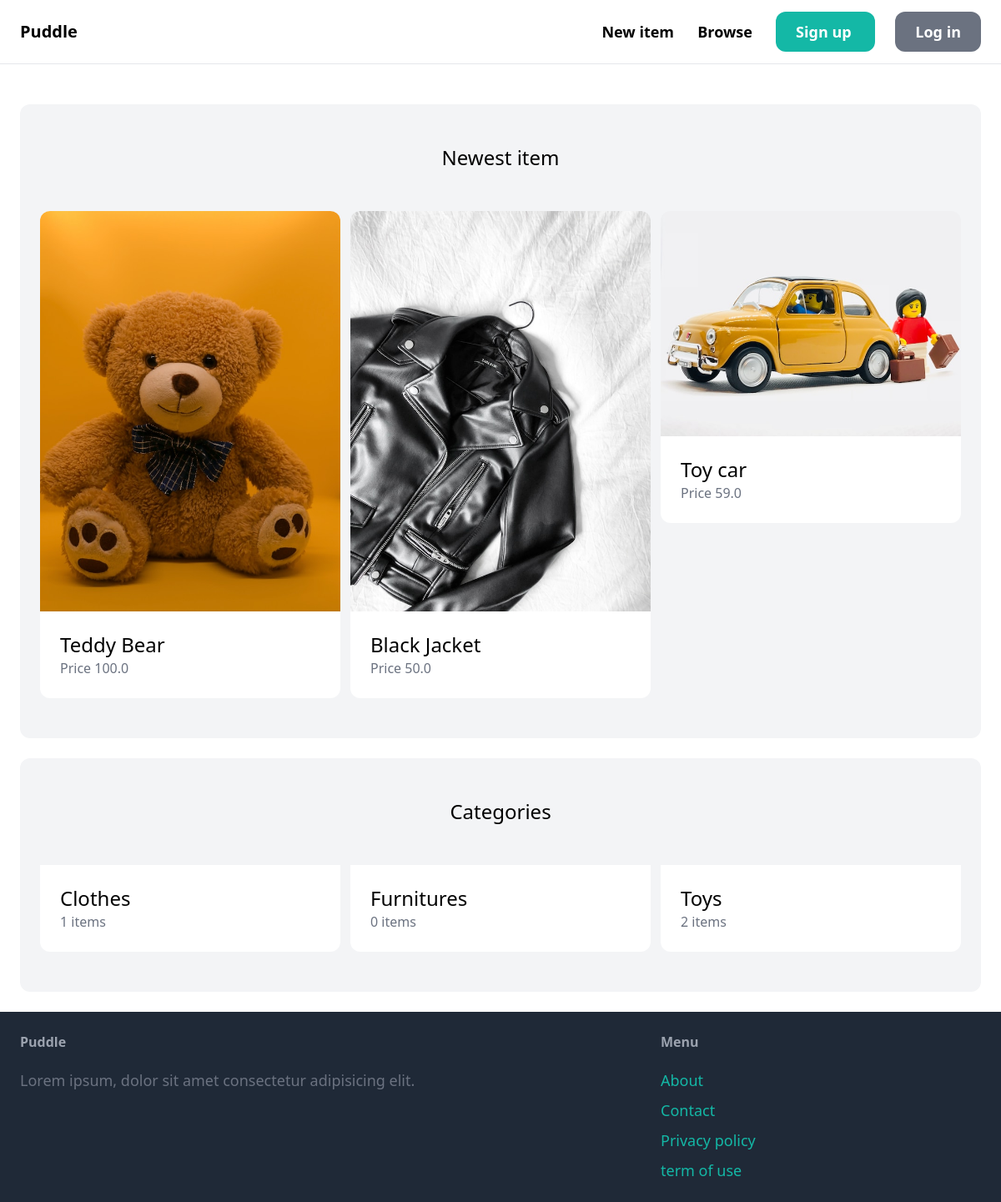
The page / on the database its author committed.
### item/models.py (models this page shows, shortened)
class Item(models.Model):
    category = models.ForeignKey(Category, related_name='items', on_delete=models.CASCADE)
    name = models.CharField(max_length=255)
    description = models.TextField(blank=True, null=True)
    price = models.FloatField()
    image = models.ImageField(upload_to='item_images', blank=True, null=True)
    is_sold = models.BooleanField(default=False)
    created_by = models.ForeignKey(User, related_name='items', on_delete=models.CASCADE)
    created_at = models.DateTimeField(auto_now_add=True)

class Category(models.Model):
    name = models.CharField(max_length=255)
    class Meta:
        ordering = ('name', )
        verbose_name_plural = 'Categories'

### core/views.py (the view)
# urls.py: path('', views.index, name='index'),
def index(request):
    items = Item.objects.filter(is_sold=False)[0:6]
    categories = Category.objects.all()
    return render(request, 'core/index.html', {
        'categories' : categories,
        'items' : items,
    })

### core/templates/core/index.html (shortened to what this page needs)
{% extends 'core/base.html'%}
{% block content %}
  <div class="mt-6 px-6 py-12 bg-gray-100 rounded-xl">
    <h2 class="mb-12 text-2xl text-center">Newest item</h2>
    <div class="grid grid-cols-3 gap-3">
      {% for item in items %}
        <div>
          <a href="{% url 'item:detail' item.id %}">
            <div>
              <img src="{{item.image.url}}" class="rounded-t-xl">
            </div>
            <div class="p-6 bg-white rounded-b-xl">
              <h2 class="text-2xl">{{item.name}}</h2>
              <p class="text-gray-500">Price {{item.price}}</p>
            </div>
          </a>
        </div>
      {% endfor %}
    </div>
  </div>
  <div class="mt-6 px-6 py-12 bg-gray-100 rounded-xl">
    <h2 class="mb-12 text-2xl text-center">Categories</h2>
    <div class="grid grid-cols-3 gap-3">
      {% for category in categories %}
        <div>
          <a href="#">
            <div class="p-6 bg-white rounded-b-xl">
              <h2 class="text-2xl">{{category.name}}</h2>
              <p class="text-gray-500">{{ category.items.count }} items</p>
            </div>
          </a>
        </div>
      {% endfor %}
    </div>
  </div>
{% endblock %}

### rows shown on the page
Item: image (picture), name "Teddy Bear", price "100.0"
Item: image (picture), name "Black Jacket", price "50.0"
Item: image (picture), name "Toy car", price "59.0"
Category: name "Clothes", items.count "1"
Category: name "Furnitures", items.count "0"
Category: name "Toys", items.count "2"
